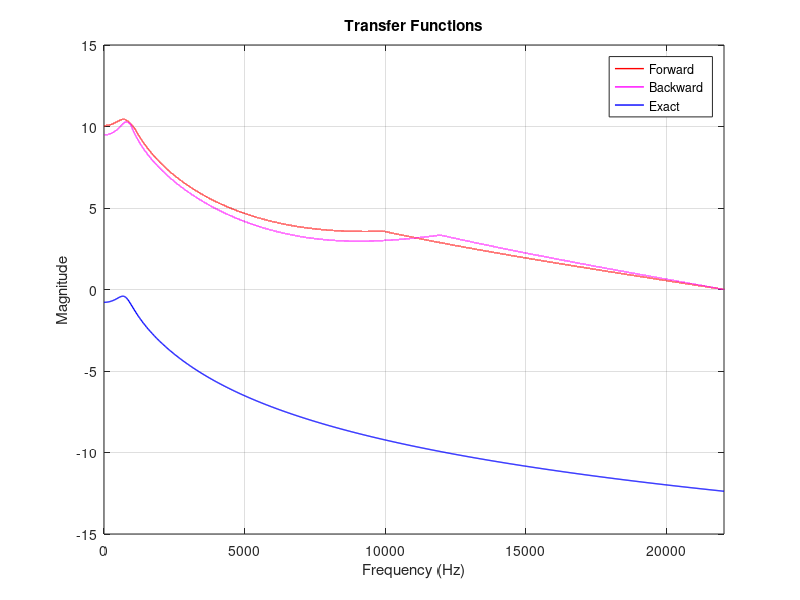

Write the MATLAB code that produced this figure.
%~~~~~~~~~~~~~~~~~~~~~~~~~~~~~~~~~~~~~~~~~~~~~~~~~~~~~~~~~~~~~~~~~~~~~~~~~%
% Author: MANGESH SONAWANE
% Program details:It is a program that simulates the impulse response of a 
% Moog VCF ladder filter based on forward and backward integrators of the 
% linear state space system and plots the transfer function of the system,
% forward and backward output signal transfer function
%~~~~~~~~~~~~~~~~~~~~~~~~~~~~~~~~~~~~~~~~~~~~~~~~~~~~~~~~~~~~~~~~~~~~~~~~~%
clear all;
clc; 
tic
% sample rate
Fs = 44100;
if isnumeric(Fs)==0
    error('Sample rate should be numeric');
end

% Time step
k = 1/Fs; 

% Resonant frequency in Hz
f0 = 1000; 
if f0<20 || f0>20000
    error('Please enter fundamental within 20-20Khz range');
end

% Angular Frequency 
w0 = 2*pi*f0; 

% tuning parameter 
r = 0.3;
% Error checking for r
if r > 1 || r < 0
   error('r must be between 0 and 1 only');
end

% Simulation duration
Tf = 3;

% Total number of frames/samples
Nf = floor(Tf*Fs);

% System matrix 'A'
A = w0*[-1 0 0 -4*r; 1 -1 0 0; 0 1 -1 0; 0 0 1 -1]; 
if real(eig(A))>0
    error('Eigen values are not in the range')
end

% Forcing vector 'b'
b = w0*[1; 0; 0; 0];

% State mixture vector 'c'
C = transpose([0; 0; 0; 1]); 

% Unit impulse response vector
un = zeros(Nf,1); 
un(1) = 1;
%~~~~~~~~~~~~~~~~~~~~~~~~~~~~~~~~~~~~~~~~~~~~~~~~~~~~~~~~~~~~~~~~~~~~~~~~~%
%            Implementation of forward integration method
%~~~~~~~~~~~~~~~~~~~~~~~~~~~~~~~~~~~~~~~~~~~~~~~~~~~~~~~~~~~~~~~~~~~~~~~~~%

% Initialize state vectors

% Current time step
xf2 = zeros(4,1); 
% Current-1 time step
xf1 = zeros(4,1); 

% Initialize output vector
yForward = zeros(Nf,1);

% Set coefficient
I = eye(4);
coefficient = I + k*A;

% Calculate stability condition
 if k > -2/(w0*(-1 + sqrt(2)*r^(1/4)*exp(1i*(pi/4 + pi/2))))
           error('|1 + k*eig (A) | ? 1 ' );
 end

%Forward equation implementation
for i = 2:Nf
   
   xf2 = coefficient*xf1 + k*b*un(i-1);
   yForward(i) = C*xf2;
   
   % update value
   xf1 = xf2;
end
%~~~~~~~~~~~~~~~~~~~~~~~~~~~~~~~~~~~~~~~~~~~~~~~~~~~~~~~~~~~~~~~~~~~~~~~~~%
%               Implementation of  backward integration method
%~~~~~~~~~~~~~~~~~~~~~~~~~~~~~~~~~~~~~~~~~~~~~~~~~~~~~~~~~~~~~~~~~~~~~~~~~%

% Initializing state vectors

% Current time step
xb2 = zeros(4,1); 

% Current-1 time step
xb1 = zeros(4,1); 

% Initialize output vector
yBackward = zeros(Nf,1);

% Compute coefficient Q
Q = eye(4) - k*A;

% Backward equation implementation
for i = 1:Nf
  
   d = xb1 + k*b*un(i);
   xb2 = Q\d;
   yBackward(i) = C*xb2;
   
   % Update values
   xb1 = xb2;
end
%~~~~~~~~~~~~~~~~~~~~~~~~~~~~~~~~~~~~~~~~~~~~~~~~~~~~~~~~~~~~~~~~~~~~~~~~~%
%                       Exact transfer function of system
%~~~~~~~~~~~~~~~~~~~~~~~~~~~~~~~~~~~~~~~~~~~~~~~~~~~~~~~~~~~~~~~~~~~~~~~~~%

% Maxmimun frequency
fNyquist = Fs/2;

% Number of bin with 1000 spacing
fbin = 0:fNyquist/1000:fNyquist;

%Length of bins
flen = length(fbin);

%Initialise Hexact vector
Hexact = zeros(flen,1);

% Calculating Hexact of system
for i = 1:flen
    x2exact = (2*pi*1i*fbin(i)*I-A)\b;
    Hexact(i) = C*x2exact;
end
%~~~~~~~~~~~~~~~~~~~~~~~~~~~~~~~~~~~~~~~~~~~~~~~~~~~~~~~~~~~~~~~~~~~~~~~~~%
%                       Transfer functions of output
%~~~~~~~~~~~~~~~~~~~~~~~~~~~~~~~~~~~~~~~~~~~~~~~~~~~~~~~~~~~~~~~~~~~~~~~~~%

% Calculating Fourier transforms

%DFT of input signal
UNFFT = fft(un);

% DFT of output signal by forward method 
YForwardFFT = fft(yForward);

% DFT of output signal by backward method
YBackwardFFT = fft(yBackward);


% Transfer function for forward method
HForwardT = UNFFT./YForwardFFT;

% Transfer function for backward method
HBackwardT = UNFFT./YBackwardFFT;

% log conversion 
HForwardLog = log(HForwardT) - max(log(HForwardT));
HBackwardLog = log(HBackwardT) - max(log(HBackwardT));
%~~~~~~~~~~~~~~~~~~~~~~~~~~~~~~~~~~~~~~~~~~~~~~~~~~~~~~~~~~~~~~~~~~~~~~~~~%
%                                   %PLOT
%~~~~~~~~~~~~~~~~~~~~~~~~~~~~~~~~~~~~~~~~~~~~~~~~~~~~~~~~~~~~~~~~~~~~~~~~~%

% Sample length
n = 0:Nf-1; 

% frequency bins [Hz]
fk = n'*Fs/Nf; 
figure(1);
plot(fk,abs(HBackwardLog),'r','Linewidth', 1);
hold on
plot(fk,abs(HForwardLog), 'm','Linewidth', 1);
hold on
plot(fbin,real(log(Hexact)), 'b','Linewidth', 1);
xlim([0 fNyquist]);
title('Transfer Functions');
xlabel('Frequency (Hz)'); 
ylabel('Magnitude');
legend('Forward', 'Backward', 'Exact')
grid on;

toc
